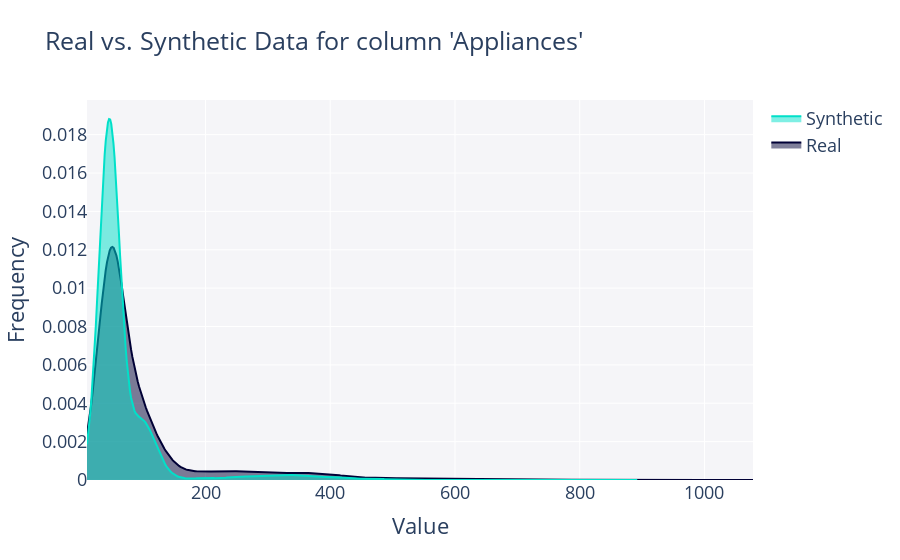

The notebook cell this image was saved under:
### Code cell
# Plot for the TVAESynthesizer model
fig_TVAE_SDV = get_column_plot(
    real_data=df,
    synthetic_data=synthetic_data_TVAE_SDV,
    metadata=metadata,
    column_name="Appliances"
)
    
fig_TVAE_SDV.show()

### Figure 1 — Plotly figure (JSON) as saved in the notebook; plotly's stock layout.template omitted (floating-point values rounded to 4 significant figures; data arrays with more than 128 entries replaced by an {"elided": "..."} marker saying what was removed)
{"data": [{"fill": "tozeroy", "hovertemplate": "<b>Real</b><br>Frequency: %{y}<extra></extra>", "legendgroup": "Real", "marker": {"color": "#000036"}, "mode": "lines", "name": "Real", "showlegend": true, "type": "scatter", "x": {"elided": "500 float values"}, "xaxis": "x", "y": {"elided": "500 float values"}, "yaxis": "y"}, {"fill": "tozeroy", "hovertemplate": "<b>Synthetic</b><br>Frequency: %{y}<extra></extra>", "legendgroup": "Synthetic", "marker": {"color": "#01E0C9"}, "mode": "lines", "name": "Synthetic", "showlegend": true, "type": "scatter", "x": {"elided": "500 float values"}, "xaxis": "x", "y": {"elided": "500 float values"}, "yaxis": "y"}], "layout": {"barmode": "overlay", "font": {"size": 18}, "hovermode": "closest", "legend": {"traceorder": "reversed"}, "plot_bgcolor": "#F5F5F8", "title": {"text": "Real vs. Synthetic Data for column 'Appliances'"}, "xaxis": {"anchor": "y2", "domain": [0, 1], "title": {"text": "Value"}, "zeroline": false}, "yaxis": {"anchor": "free", "domain": [0, 1], "position": 0, "title": {"text": "Frequency"}}}}
